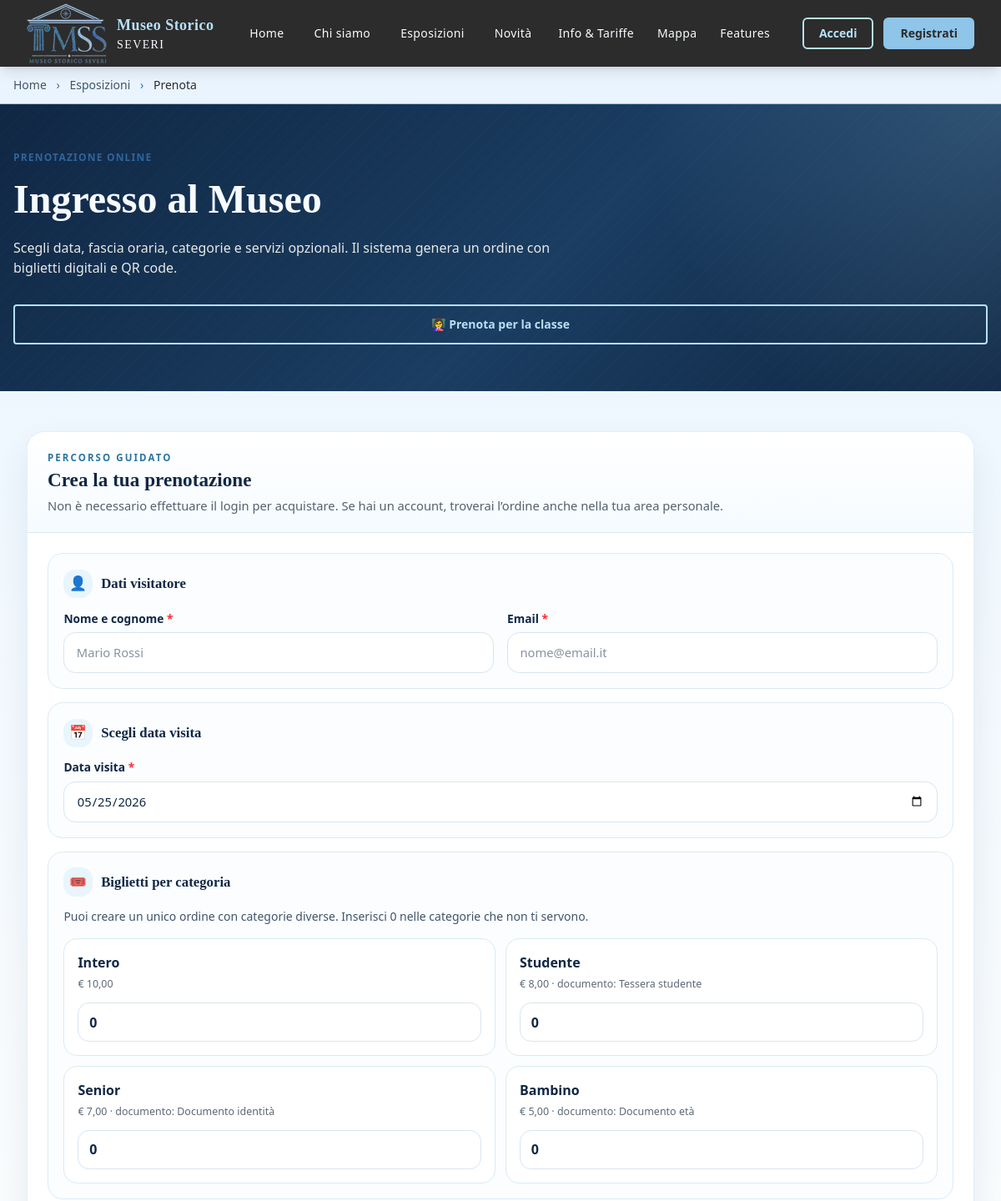
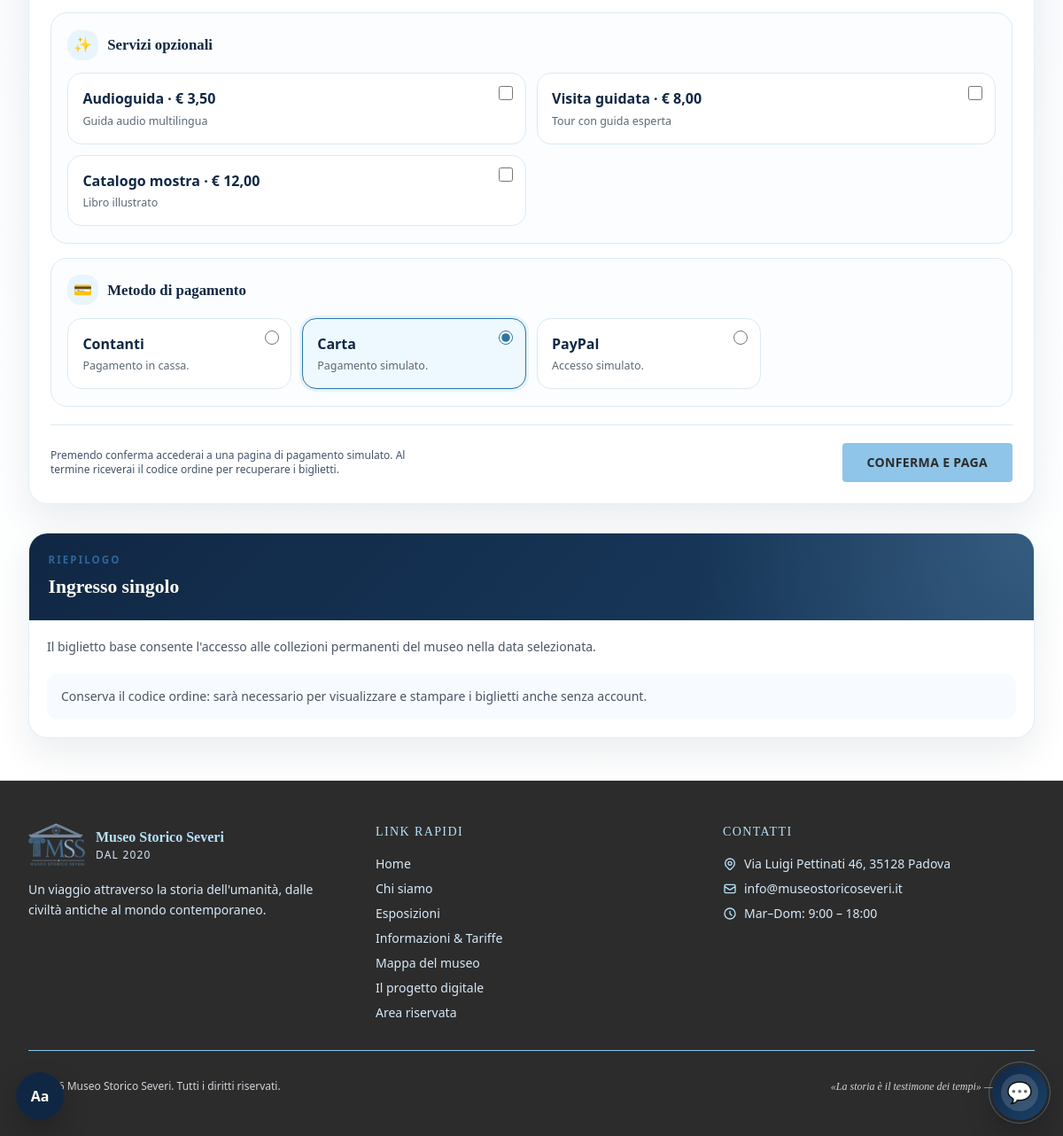
Screenshot of /prenota.php with the database file from the repository (2 pictures, top to bottom).
### tables this page shows
CREATE TABLE IF NOT EXISTS Tariffe (
  id_tariffa INT NOT NULL AUTO_INCREMENT,
  tipo_biglietto ENUM('base','esposizione') NOT NULL,
  id_categoria INT NOT NULL,
  prezzo DECIMAL(8,2) NOT NULL,

  PRIMARY KEY (id_tariffa),
  UNIQUE KEY uq_tariffe_tipo_categoria (tipo_biglietto, id_categoria),
  KEY idx_tariffe_categoria (id_categoria),

  CONSTRAINT fk_tariffe_categoria
    FOREIGN KEY (id_categoria)
    REFERENCES Categorie_Riduzione (id_categoria)
    ON UPDATE CASCADE
    ON DELETE RESTRICT,

  CONSTRAINT chk_tariffe_prezzo CHECK (prezzo >= 0)
);

CREATE TABLE IF NOT EXISTS Categorie_Riduzione (
  id_categoria INT NOT NULL AUTO_INCREMENT,
  nome VARCHAR(80) NOT NULL,
  percentuale_sconto DECIMAL(5,2) NOT NULL DEFAULT 0.00,
  documento_richiesto VARCHAR(150) NULL,

  PRIMARY KEY (id_categoria),
  UNIQUE KEY uq_categorie_nome (nome),

  CONSTRAINT chk_categorie_sconto CHECK (percentuale_sconto >= 0 AND percentuale_sconto <= 100)
);

CREATE TABLE IF NOT EXISTS Servizi_Opzionali (
  id_servizio INT NOT NULL AUTO_INCREMENT,
  nome VARCHAR(100) NOT NULL,
  descrizione TEXT NULL,
  prezzo DECIMAL(8,2) NOT NULL,

  PRIMARY KEY (id_servizio),
  UNIQUE KEY uq_servizi_nome (nome),

  CONSTRAINT chk_servizi_prezzo CHECK (prezzo >= 0)
);

### auth.php (called while the page is built, shortened)
<?php
function clean(string $val): string {
    return htmlspecialchars(trim($val), ENT_QUOTES, 'UTF-8');
}

### prenota.php (the view, shortened to what this page needs)
<?php
require_once __DIR__ . '/auth.php';
$pdo = getDB();
$idEsposizione = isset($_GET['id']) ? (int)$_GET['id'] : 0;
$tipo = ($idEsposizione > 0) ? 'esposizione' : 'base';
$errore = '';
$esposizione = null;
$fasce = [];
try {
    $tariffeStmt = $pdo->prepare("
        SELECT t.id_tariffa, t.tipo_biglietto, t.prezzo, cr.id_categoria, cr.nome AS categoria, cr.percentuale_sconto, cr.documento_richiesto
        FROM Tariffe t
        JOIN Categorie_Riduzione cr ON cr.id_categoria = t.id_categoria
        WHERE t.tipo_biglietto = ?
          AND LOWER(cr.nome) <> 'docente accompagnatore'
        ORDER BY t.prezzo DESC
    ");
    $tariffeStmt->execute([$tipo]);
    $tariffe = $tariffeStmt->fetchAll();
    $serviziStmt = $pdo->query("SELECT id_servizio, nome, descrizione, prezzo FROM Servizi_Opzionali ORDER BY prezzo ASC");
    $servizi = $serviziStmt->fetchAll();
} catch (Exception $e) {
    $errore = 'Errore nel caricamento dei dati di prenotazione.';
    $tariffe = [];
    $servizi = [];
}
$linkPrenotazioneDocente = SITE_URL . '/prenota_docente.php' . ($tipo === 'esposizione' ? '?id=' . (int)$idEsposizione : '?tipo=base');
include __DIR__ . '/header.php';
?>
<div class="bg-avorio-dark border-b border-oro border-opacity-20 py-3">
  <div class="max-w-7xl mx-auto px-4 text-sm text-gray-500 font-body">
    <a href="<?= SITE_URL ?>/index.php" class="hover:text-oro transition-colors">Home</a>
    <span class="mx-2 text-oro">›</span>
    <a href="<?= SITE_URL ?>/esposizioni.php" class="hover:text-oro transition-colors">Esposizioni</a>
    <span class="mx-2 text-oro">›</span>
    <span class="text-antracite">Prenota</span>
  </div>
</div>
<section class="booking-hero bg-antracite py-14">
  <div class="max-w-7xl mx-auto px-4 fade-up">
    <div class="grid lg:grid-cols-[1fr_auto] gap-8 items-end">
      <div>
        <p class="text-acciaio text-xs uppercase tracking-widest font-body mb-3 font-bold">Prenotazione online</p>
        <h1 class="font-display text-avorio text-4xl md:text-5xl font-bold leading-tight">
          <?= $tipo === 'base' ? 'Ingresso al Museo' : clean($esposizione['titolo'] ?? 'Esposizione') ?>
        </h1>
        <p class="mt-4 max-w-2xl font-body" style="color: rgba(255, 253, 245, 0.9);">Scegli data, fascia oraria, categorie e servizi opzionali. Il sistema genera un ordine con biglietti digitali e QR code.</p>
      </div>
      <a href="<?= $linkPrenotazioneDocente ?>" class="btn-outline px-5 py-3 rounded text-sm text-center bg-white/5 border-acciaio text-avorio hover:bg-acciaio hover:text-antracite">
        👩‍🏫 Prenota per la classe
      </a>
    </div>
  </div>
</section>
<main class="booking-shell px-4 sm:px-6 lg:px-8 py-12">
  <div class="max-w-7xl mx-auto">
  <?php if ($errore): ?>
    <div class="alert-error p-5 rounded mb-8 font-body"> <?= clean($errore) ?></div>
    <a href="<?= SITE_URL ?>/esposizioni.php" class="btn-outline px-6 py-3 rounded inline-block">Torna alle esposizioni</a>
  <?php elseif (empty($tariffe)): ?>
    <div class="alert-error p-5 rounded mb-8 font-body"> Nessuna tariffa disponibile per questo tipo di biglietto.</div>
  <?php else: ?>
  <div class="grid lg:grid-cols-[minmax(0,1fr)_360px] gap-8">
    <section class="booking-panel">
      <div class="booking-panel-header">
        <div>
          <p class="booking-kicker">Percorso guidato</p>
          <h2 class="booking-panel-title">Crea la tua prenotazione</h2>
          <p class="booking-panel-text">Non è necessario effettuare il login per acquistare. Se hai un account, troverai l’ordine anche nella tua area personale.</p>
        </div>
      </div>
      <form action="<?= SITE_URL ?>/pagamento.php" method="POST" class="booking-form">
        <section class="booking-section">
          <h3 class="booking-section-title"><span class="booking-section-badge">👤</span>Dati visitatore</h3>
          <div class="grid sm:grid-cols-2 gap-4">
            <div class="booking-field">
              <label>Nome e cognome <span class="text-red-500">*</span></label>
              <input type="text" name="nome_cliente" required value="<?= clean(trim(($_SESSION['utente_nome'] ?? '') . ' ' . ($_SESSION['utente_cognome'] ?? ''))) ?>" placeholder="Mario Rossi">
            </div>
            <div class="booking-field">
              <label>Email <span class="text-red-500">*</span></label>
              <input type="email" name="email_cliente" required value="<?= clean($_SESSION['utente_email'] ?? '') ?>" placeholder="nome@email.it">
            </div>
          </div>
        </section>
        <section class="booking-section">
          <h3 class="booking-section-title"><span class="booking-section-badge">📅</span><?= $tipo === 'esposizione' ? 'Scegli fascia oraria' : 'Scegli data visita' ?></h3>
          <?php if ($tipo === 'esposizione'): ?>
            <?php if (empty($fasce)): ?>
              <div class="alert-error p-4 rounded text-sm">Non ci sono fasce orarie disponibili per questa esposizione.</div>
            <?php else: ?>
              <div class="booking-time-grid">
                <?php foreach ($fasce as $f): ?>
                  <?php $posti = max(0, (int)$f['posti_disponibili']); ?>
                  <label class="booking-time-card <?= $posti <= 0 ? 'is-disabled' : '' ?>">
                    <input type="radio" name="id_fascia" value="<?= (int)$f['id_fascia'] ?>" <?= $posti <= 0 ? 'disabled' : 'required' ?>>
                    <span class="booking-time-date"><?= date('d/m/Y', strtotime($f['data'])) ?></span>
                    <span class="booking-time-hour"><?= substr($f['ora_ingresso'], 0, 5) ?></span>
                    <span class="booking-time-seats"><?= $posti > 0 ? $posti . ' posti disponibili' : 'Posti esauriti' ?></span>
                  </label>
                <?php endforeach; ?>
              </div>
            <?php endif; ?>
          <?php else: ?>
            <div class="booking-field">
              <label>Data visita <span class="text-red-500">*</span></label>
              <input type="date" name="data_visita" required min="<?= date('Y-m-d') ?>" value="<?= date('Y-m-d') ?>">
            </div>
          <?php endif; ?>
        </section>
        <section class="booking-section">
          <h3 class="booking-section-title"><span class="booking-section-badge">🎟️</span>Biglietti per categoria</h3>
          <p class="text-sm text-gray-500 mb-4">Puoi creare un unico ordine con categorie diverse. Inserisci 0 nelle categorie che non ti servono.</p>
          <div class="grid sm:grid-cols-2 gap-3">
            <?php foreach ($tariffe as $t): ?>
              <article class="booking-ticket-card">
                <span class="booking-ticket-name"><?= clean($t['categoria']) ?></span>
                <span class="booking-ticket-meta">
                  € <?= number_format((float)$t['prezzo'], 2, ',', '.') ?>
                  <?= $t['documento_richiesto'] ? ' · documento: '.clean($t['documento_richiesto']) : '' ?>
                </span>
                <input id="tariffa-<?= (int)$t['id_tariffa'] ?>" type="number" name="tariffa_quantita[<?= (int)$t['id_tariffa'] ?>]" min="0" max="50" value="0" inputmode="numeric">
              </article>
            <?php endforeach; ?>
          </div>
        </section>
        <section class="booking-section">
          <h3 class="booking-section-title"><span class="booking-section-badge">✨</span>Servizi opzionali</h3>
          <?php if (empty($servizi)): ?>
            <p class="text-sm text-gray-500">Nessun servizio opzionale disponibile.</p>
          <?php else: ?>
            <div class="grid sm:grid-cols-2 gap-3">
              <?php foreach ($servizi as $s): ?>
                <label class="booking-service-card">
                  <input type="checkbox" name="servizi[]" value="<?= (int)$s['id_servizio'] ?>">
                  <span class="booking-service-name"><?= clean($s['nome']) ?> · € <?= number_format((float)$s['prezzo'], 2, ',', '.') ?></span>
                  <span class="booking-service-desc"><?= clean($s['descrizione'] ?? '') ?></span>
                </label>
              <?php endforeach; ?>
            </div>
          <?php endif; ?>
        </section>
        <section class="booking-section">
          <h3 class="booking-section-title"><span class="booking-section-badge">💳</span>Metodo di pagamento</h3>
          <div class="grid sm:grid-cols-2 lg:grid-cols-4 gap-3">
            <label class="booking-payment-card">
              <input type="radio" name="metodo_pagamento" value="contanti" required>
              <span class="booking-payment-name">Contanti</span>
              <span class="booking-payment-desc">Pagamento in cassa.</span>
            </label>
            <label class="booking-payment-card">
              <input type="radio" name="metodo_pagamento" value="carta" required checked>
              <span class="booking-payment-name">Carta</span>
              <span class="booking-payment-desc">Pagamento simulato.</span>
            </label>
            <label class="booking-payment-card">
              <input type="radio" name="metodo_pagamento" value="paypal" required>
              <span class="booking-payment-name">PayPal</span>
              <span class="booking-payment-desc">Accesso simulato.</span>
            </label>
          </div>
        </section>
        <div class="booking-submit-bar">
          <p class="text-xs text-gray-500 max-w-md">Premendo conferma accederai a una pagina di pagamento simulato. Al termine riceverai il codice ordine per recuperare i biglietti.</p>
          <button type="submit" class="btn-oro px-7 py-3 rounded font-body text-sm uppercase tracking-wide">Conferma e paga</button>
        </div>
      </form>
    </section>
    <aside class="booking-summary">
      <div class="booking-summary-top">
        <p class="booking-kicker text-acciaio">Riepilogo</p>
        <h2 class="booking-summary-title"><?= $tipo === 'base' ? 'Ingresso singolo' : clean($esposizione['titolo'] ?? 'Esposizione') ?></h2>
      </div>
      <div class="booking-summary-body">
        <?php if ($tipo === 'esposizione'): ?>
          <p class="text-sm text-gray-600 mb-4"><?= clean($esposizione['descrizione'] ?? '') ?></p>
          <div class="booking-summary-row"><span>Dal</span><strong><?= date('d/m/Y', strtotime($esposizione['data_inizio'])) ?></strong></div>
          <div class="booking-summary-row"><span>Al</span><strong><?= date('d/m/Y', strtotime($esposizione['data_fine'])) ?></strong></div>
        <?php else: ?>
          <p class="text-sm text-gray-600 mb-4">Il biglietto base consente l'accesso alle collezioni permanenti del museo nella data selezionata.</p>
        <?php endif; ?>
        <div class="mt-5 rounded-xl bg-avorio p-4 text-sm text-gray-600">
          Conserva il codice ordine: sarà necessario per visualizzare e stampare i biglietti anche senza account.
        </div>
      </div>
    </aside>
  </div>
  <?php endif; ?>
  </div>
</main>
<?php include __DIR__ . '/footer.php'; ?>

### assets/css/style.css (style rules this page uses)
html { scroll-behavior:smooth }
body { font-family:'system-ui',sans-serif;background-color:#F7FBFF;color:#2C2C2C;overflow-x:hidden }
h1,h2,h3,h4 { font-family:Georgia,serif }
.btn-oro { background:#8EC5E8 !important;color:#2C2C2C !important;font-weight:700;transition:background .2s,transform .1s,opacity .2s;text-decoration:none !important }
.btn-outline { border:2px solid #8EC5E8 !important;color:#8EC5E8 !important;background:transparent !important;font-weight:700;transition:all .2s;text-decoration:none !important }
.fade-up { animation:fadeUp .5s ease both }
:root { --oro-testo-fondo-chiaro:#2F6F9F;--oro-testo-fondo-scuro:#B7E0F7;--acciaio-testo-accessibile:#427EA8 }
.text-oro { color:var(--oro-testo-fondo-chiaro) !important }
.text-acciaio { color:var(--acciaio-testo-accessibile) !important }
.btn-outline { border-color:var(--oro-testo-fondo-chiaro) !important;color:var(--oro-testo-fondo-chiaro) !important }
.bg-antracite .btn-outline,header .header-btn-outline { border-color:var(--oro-testo-fondo-scuro) !important;color:var(--oro-testo-fondo-scuro) !important }
.text-acciaio { color:#2F669B !important }
.text-gray-500 { color:#42546A !important }

### assets/css/accessibilita.css (style rules this page uses)
:root { --a11y-scale: 1; }

### rows the page displays
tariffe: id_categoria.nome "Intero", prezzo "10,00"
tariffe: id_categoria.nome "Studente", prezzo "8,00", id_categoria.documento_richiesto "Tessera studente"
tariffe: id_categoria.nome "Senior", prezzo "7,00", id_categoria.documento_richiesto "Documento identità"
tariffe: id_categoria.nome "Bambino", prezzo "5,00", id_categoria.documento_richiesto "Documento età"
servizi_opzionali: nome "Audioguida", prezzo "3,50", descrizione "Guida audio multilingua"
servizi_opzionali: nome "Visita guidata", prezzo "8,00", descrizione "Tour con guida esperta"
servizi_opzionali: nome "Catalogo mostra", prezzo "12,00", descrizione "Libro illustrato"
